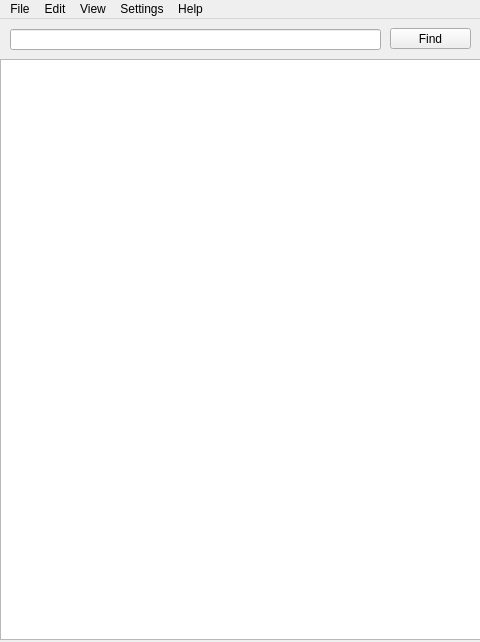
<?xml version="1.0" encoding="UTF-8"?>
<ui version="4.0">
 <class>MainWindow</class>
 <widget class="QMainWindow" name="MainWindow">
  <property name="geometry">
   <rect>
    <x>0</x>
    <y>0</y>
    <width>480</width>
    <height>642</height>
   </rect>
  </property>
  <property name="windowTitle">
   <string>QtSCP</string>
  </property>
  <widget class="QWidget" name="centralwidget">
   <widget class="QLineEdit" name="lineEdit">
    <property name="geometry">
     <rect>
      <x>10</x>
      <y>10</y>
      <width>371</width>
      <height>21</height>
     </rect>
    </property>
   </widget>
   <widget class="QPushButton" name="pushButton">
    <property name="geometry">
     <rect>
      <x>390</x>
      <y>9</y>
      <width>81</width>
      <height>21</height>
     </rect>
    </property>
    <property name="text">
     <string>Find</string>
    </property>
   </widget>
   <widget class="QTextBrowser" name="textBrowser">
    <property name="geometry">
     <rect>
      <x>0</x>
      <y>40</y>
      <width>481</width>
      <height>581</height>
     </rect>
    </property>
    <property name="acceptDrops">
     <bool>true</bool>
    </property>
    <property name="autoFillBackground">
     <bool>false</bool>
    </property>
    <property name="html">
     <string>&lt;!DOCTYPE HTML PUBLIC &quot;-//W3C//DTD HTML 4.0//EN&quot; &quot;http://www.w3.org/TR/REC-html40/strict.dtd&quot;&gt;
&lt;html&gt;&lt;head&gt;&lt;meta name=&quot;qrichtext&quot; content=&quot;1&quot; /&gt;&lt;style type=&quot;text/css&quot;&gt;
p, li { white-space: pre-wrap; }
&lt;/style&gt;&lt;/head&gt;&lt;body style=&quot; font-family:'MS Shell Dlg 2'; font-size:8.25pt; font-weight:400; font-style:normal;&quot;&gt;
&lt;p style=&quot;-qt-paragraph-type:empty; margin-top:0px; margin-bottom:0px; margin-left:0px; margin-right:0px; -qt-block-indent:0; text-indent:0px; font-size:8pt;&quot;&gt;&lt;br /&gt;&lt;/p&gt;&lt;/body&gt;&lt;/html&gt;</string>
    </property>
    <property name="overwriteMode">
     <bool>false</bool>
    </property>
    <property name="acceptRichText">
     <bool>true</bool>
    </property>
   </widget>
  </widget>
  <widget class="QMenuBar" name="menubar">
   <property name="geometry">
    <rect>
     <x>0</x>
     <y>0</y>
     <width>480</width>
     <height>21</height>
    </rect>
   </property>
   <widget class="QMenu" name="menuFile">
    <property name="title">
     <string>File</string>
    </property>
    <addaction name="actionQuit"/>
   </widget>
   <widget class="QMenu" name="menuEdit">
    <property name="title">
     <string>Edit</string>
    </property>
   </widget>
   <widget class="QMenu" name="menuView">
    <property name="title">
     <string>View</string>
    </property>
   </widget>
   <widget class="QMenu" name="menuSettings">
    <property name="title">
     <string>Settings</string>
    </property>
   </widget>
   <widget class="QMenu" name="menuHelp">
    <property name="title">
     <string>Help</string>
    </property>
    <addaction name="actionAbout_SCP"/>
    <addaction name="actionAbout_Qt"/>
    <addaction name="actionAbout_QtSCP"/>
   </widget>
   <addaction name="menuFile"/>
   <addaction name="menuEdit"/>
   <addaction name="menuView"/>
   <addaction name="menuSettings"/>
   <addaction name="menuHelp"/>
  </widget>
  <action name="actionAbout_SCP">
   <property name="icon">
    <iconset resource="main.qrc">
     <normaloff>:/app/img/app/scp.png</normaloff>:/app/img/app/scp.png</iconset>
   </property>
   <property name="text">
    <string>About SCP</string>
   </property>
  </action>
  <action name="actionAbout_Qt">
   <property name="icon">
    <iconset resource="main.qrc">
     <normaloff>:/app/img/app/qt</normaloff>:/app/img/app/qt</iconset>
   </property>
   <property name="text">
    <string>About Qt</string>
   </property>
  </action>
  <action name="actionAbout_QtSCP">
   <property name="icon">
    <iconset resource="main.qrc">
     <normaloff>:/app/img/app/App_OpenCubicPlayer.png</normaloff>:/app/img/app/App_OpenCubicPlayer.png</iconset>
   </property>
   <property name="text">
    <string>About QtSCP</string>
   </property>
  </action>
  <action name="actionQuit">
   <property name="icon">
    <iconset resource="main.qrc">
     <normaloff>:/app/img/app/Action_Stop_1.png</normaloff>:/app/img/app/Action_Stop_1.png</iconset>
   </property>
   <property name="text">
    <string>Quit</string>
   </property>
  </action>
 </widget>
 <resources>
  <include location="main.qrc"/>
 </resources>
 <connections/>
</ui>
